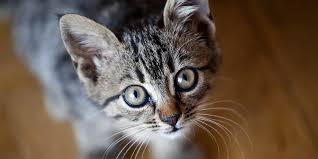
#> input picture images/cat.png, 318 x 159 px, found by its file name
$ python plotter.py
#> lines starting #> are read from the running program, lines starting #| are printed output that depends on the picture
import json
import matplotlib.pyplot as plt
import matplotlib.patches as patches
from PIL import Image

def plot_image_with_bboxes(data):
    for entry in data:
        file_path = entry['file_path']
        image = Image.open(file_path)
#> image is the input picture: PIL image 318x159 RGB; mean R, G, B 105, 88.7, 75.4
        width, height = image.size
#> width = 318; height = 159

        fig, ax = plt.subplots(1)
        ax.imshow(image)

        for annotation in entry['annotations']:
            bbox = annotation['bbox']
            label = annotation['label']
            x, y, w, h = bbox
            rect = patches.Rectangle((x, y), w - x, h - y, linewidth=1, edgecolor='r', facecolor='none')
            ax.add_patch(rect)
            plt.text(x, y, label, color='r', fontsize=10, verticalalignment='bottom')

        plt.title(f'Image:, Width: {width}, Height: {height}')
        plt.axis('off')
        plt.show()
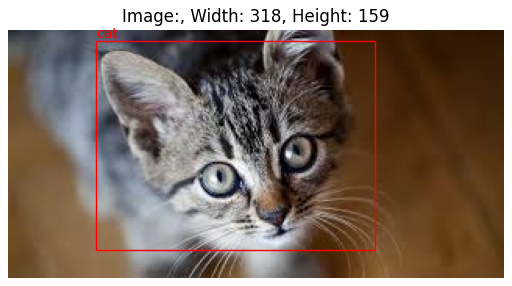
#> figure drawn by matplotlib, 1 panel

# JSON data provided
# JSON data provided
json_data = [
  {
    "file_path": "C:/Users/Pyrex_000/Desktop/github_projects/Tkinter-Image-Labeller/images\\cat.png",
    "height": 159,
    "annotations": [
      {
        "bbox": [
          56,
          6,
          235,
          140
        ],
        "label": "cat"
      }
    ]
  }
]

plot_image_with_bboxes(json_data)
